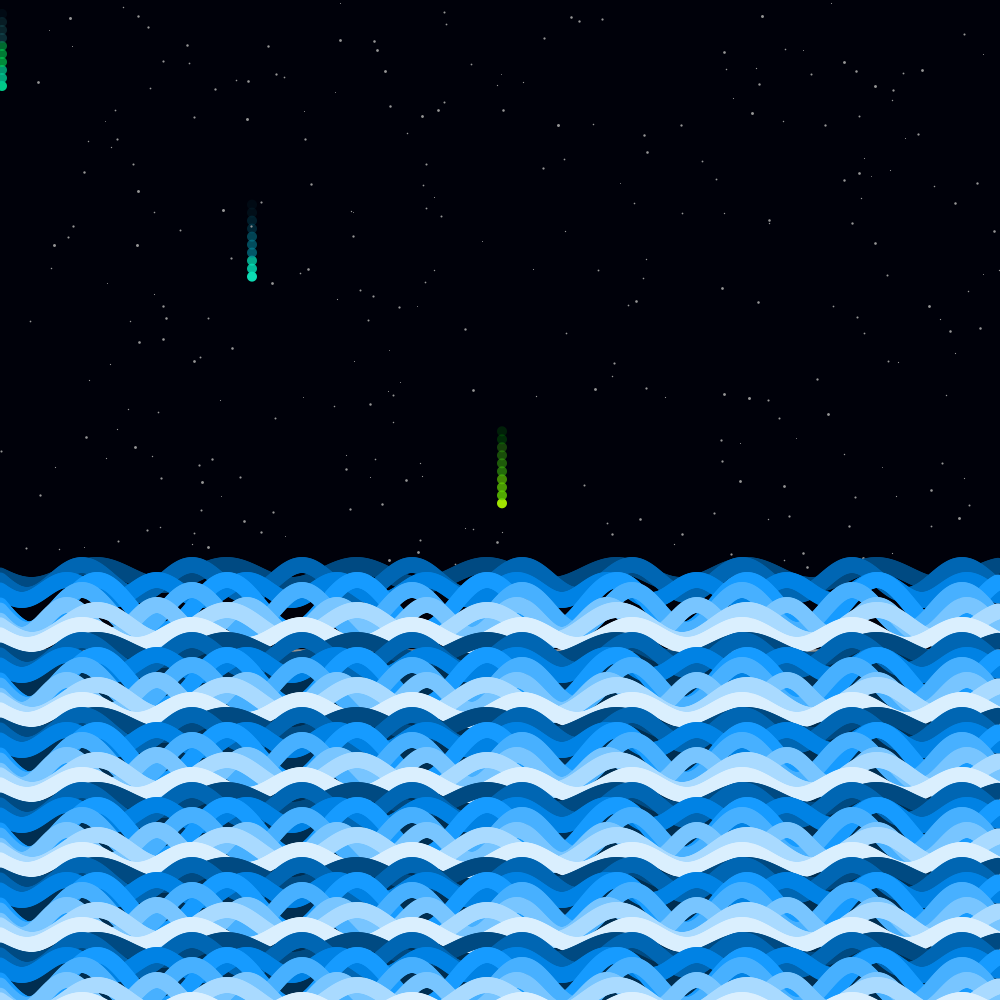
Frame 1 (no input)
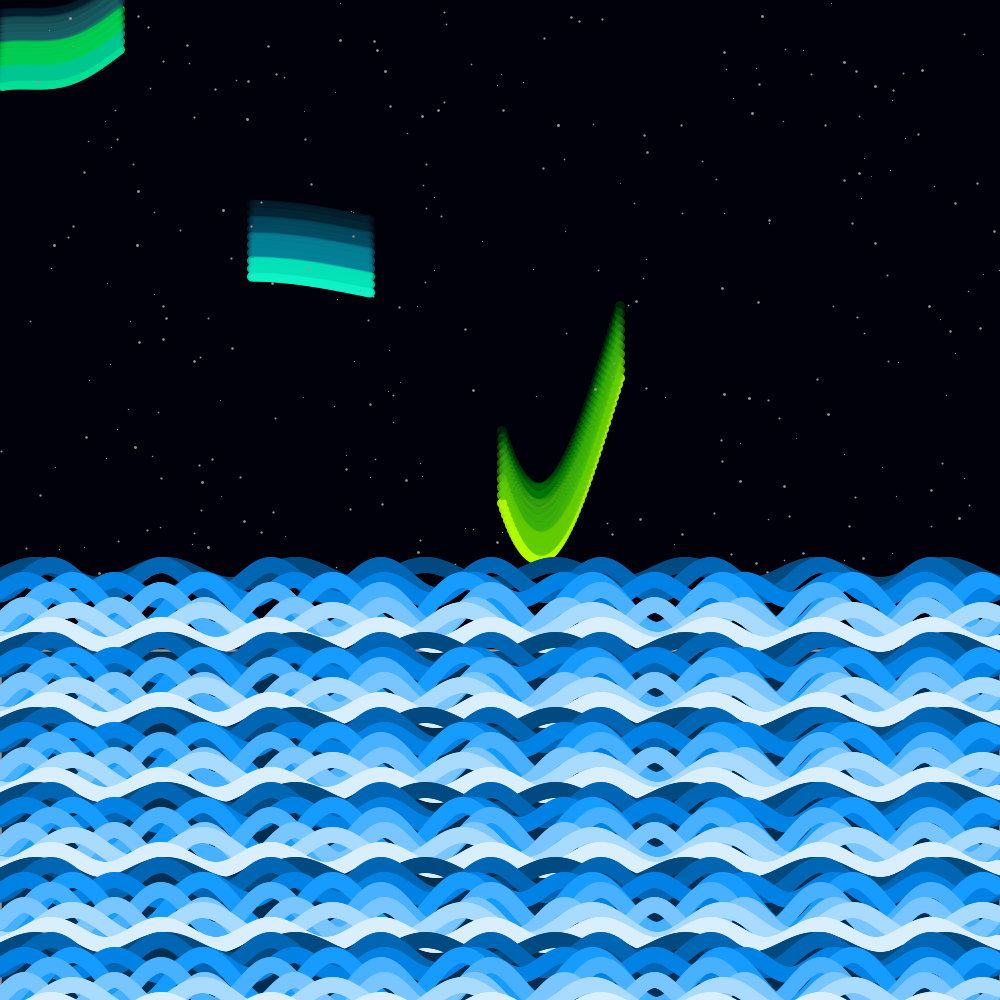
Frame 60 (the mouse pressed at the canvas centre just before this capture)
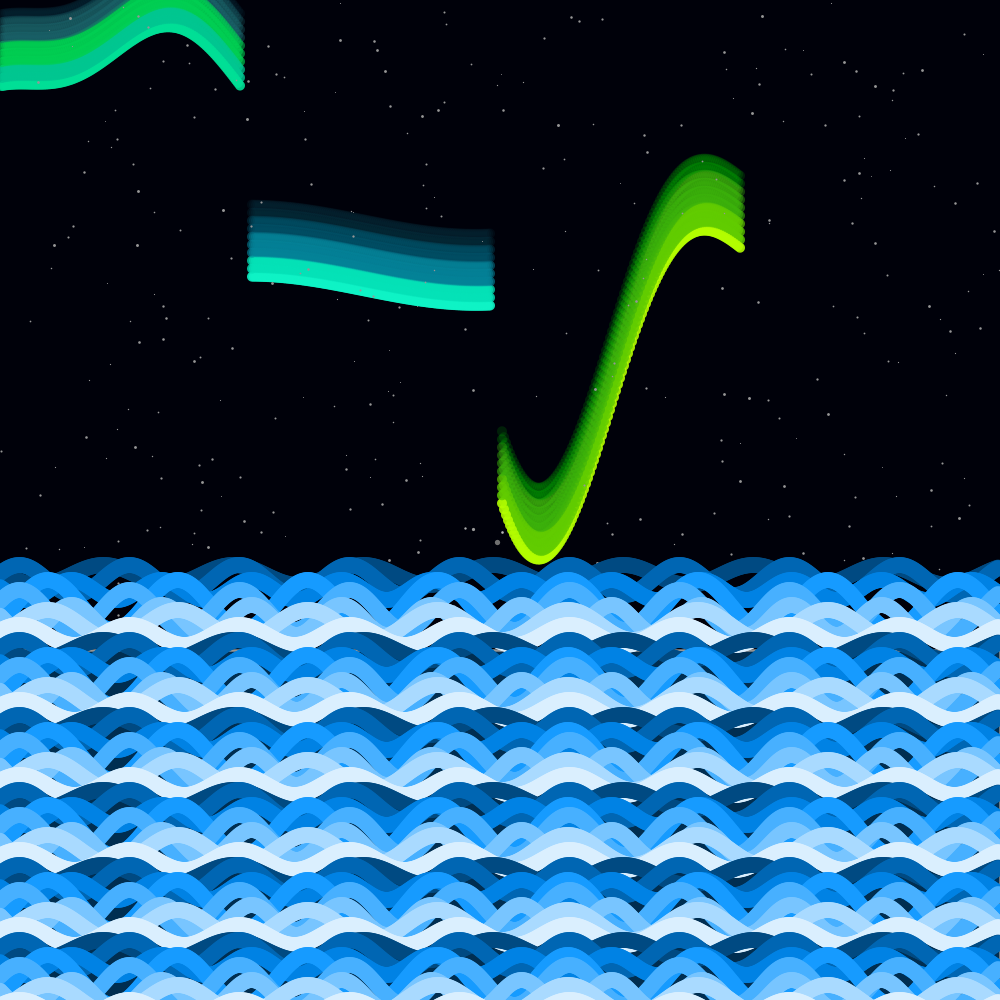
Frame 120 (the mouse held since frame 60 and released just before this capture)

The Processing sketch that drew these frames (run headless with seeded random() and noise(); from frame 60 on, the mouse is pressed at the canvas centre):

// Processing sketch: Hayley_Fehr
// ── Hayley_Fehr.pde
int numStars = 500;
Star[] stars = new Star[numStars];

float t = 0;
int stopFrame = 200;
ArrayList<Circle> circles = new ArrayList<Circle>();
ArrayList<Circle2> circles2 = new ArrayList<Circle2>();
ArrayList<Circle3> circles3 = new ArrayList<Circle3>();

// Wave class to encapsulate properties and behavior of a single wave
class Wave {
  float amplitude;
  float wavelength;
  float speed;
  float phase;
  color waveColor;
  float yOffset;

  Wave(float amplitude, float wavelength, float speed, color waveColor, float yOffset) {
    this.amplitude = amplitude;
    this.wavelength = wavelength;
    this.speed = speed;
    this.waveColor = waveColor;
    this.yOffset = yOffset;
    this.phase = 0;
  }

  void update() {
    phase += speed;
  }

  float computeY(float x) {
    return amplitude * sin(TWO_PI * x / wavelength + phase);
  }

  void display() {
    noStroke();
    fill(waveColor);
    for (float x = 0; x < width; x += 2) {
      float y = yOffset + computeY(x);
      ellipse(x, y, 16, 16);
    }
  }
}

ArrayList<Wave> waves;

void setup() {
  size(1000, 1000);
  waves = new ArrayList<Wave>();
  for (int i = 0; i < numStars; i++) {
    stars[i] = new Star();
  }

  for(int i = 1; i < 7; i++) {
    waves.add(new Wave(10, 130, 0.05, color(0,74,130), 500 + i*75));
    waves.add(new Wave(15, 110, 0.03, color(0,102,179), 505 + i*75)); 
    waves.add(new Wave(10, 90, 0.05, color(0,130,228), 515 + i*75));
    waves.add(new Wave(25, 130, 0.02, color(22,155,255), 530 + i*75)); 
    waves.add(new Wave(20, 110, 0.03, color(71,176,255), 535 + i*75));
    waves.add(new Wave(15, 90, 0.05, color(120,197,255), 545 + i*75));
    waves.add(new Wave(15, 130, 0.02, color(169,218,255), 550 + i*75));
    waves.add(new Wave(10, 110, 0.03, color(218,239,254), 560 + i*75));
  }

  background(0);
}

void draw() {
  background(266);
  translate(width / 2, height / 2);


  if (t % 1 == 0 && t < stopFrame) {
    circles.add(new Circle(0));
    circles2.add(new Circle2(-width / 2));
    circles3.add(new Circle3(width / -4));
  }
  
    for (Circle3 circle3 : circles3) {
    circle3.move();
    circle3.display();
  }

  for (Circle circle : circles) {
    circle.move();
    circle.display();
  }

  for (Circle2 circle2 : circles2) {
    circle2.move();
    circle2.display();
  }

  t += 1;

  translate(-width / 2, -height / 2);
  for (Star s : stars) {
    s.display();
  }

  fill(0,46,81);
  rect(0, 650, 1000, 500);
  
  for (Wave wave : waves) {
    wave.update();
    wave.display();
  }

}

class Star {
  float x, y;
  float brightness;
  float size;
  
  Star() {
    x = random(width);
    y = random(height);
    brightness = random(100, 255);
    size = random(1, 3);
  }
  
  void display() {
    float d = dist(mouseX, mouseY, x, y);
    if (d < 50) {
      stroke(brightness);
      strokeWeight(size * 2);
    } else {
      stroke(150);
      strokeWeight(size);
    }
    point(x, y);
  }
}

class Circle {
  float d, f;
  float speed = 2;

  Circle(float startX) {
    this.d = startX;
    this.f = getYPosition1(startX);
  }

  void move() {
    d += speed;
    f = getYPosition1(d);
  }

  void display() {
    noStroke();
    fill(179, 253, 0, 230);
    ellipse(d, f, 10, 10);
    fill(97, 204, 0, 210);
    ellipse(d, f - 8, 10, 10);
    fill(97, 204, 0, 190);
    ellipse(d, f - 16, 10, 10);
    fill(97, 204, 0, 170);
    ellipse(d, f - 24, 10, 10);
    fill(59, 178, 10, 150);
    ellipse(d, f - 32, 10, 10);
    fill(59, 178, 10, 130);
    ellipse(d, f - 40, 10, 10);
    fill(59, 178, 10, 110);
    ellipse(d, f - 48, 10, 10);
    fill(59, 178, 10, 90);
    ellipse(d, f - 56, 10, 10);
    fill(0, 154, 0, 70);
    ellipse(d, f - 64, 10, 10);
    fill(0, 154, 0, 50);
    ellipse(d, f - 72, 10, 10);
  }
}

class Circle2 {
  float d, f;
  float speed = 2;

  Circle2(float startX) {
    this.d = startX;
    this.f = getYPosition2(startX);
  }

  void move() {
    d += speed;
    f = getYPosition2(d);
  }

  void display() {
    noStroke();
    fill(0, 223, 150, 230);
    ellipse(d, f, 10, 10);
    fill(0, 198, 144, 210);
    ellipse(d, f - 8, 10, 10);
    fill(0, 198, 144, 190);
    ellipse(d, f - 16, 10, 10);
    fill(0, 207, 82, 170);
    ellipse(d, f - 24, 10, 10);
    fill(0, 207, 82, 150);
    ellipse(d, f - 32, 10, 10);
    fill(0, 207, 82, 130);
    ellipse(d, f - 40, 10, 10);
    fill(25, 100, 106, 110);
    ellipse(d, f - 48, 10, 10);
    fill(25, 100, 106, 90);
    ellipse(d, f - 56, 10, 10);
    fill(25, 100, 106, 70);
    ellipse(d, f - 64, 10, 10);
    fill(3, 46, 62, 50);
    ellipse(d, f - 72, 10, 10);
  }
}

class Circle3 {
  float d, f;
  float speed = 2;

  Circle3(float startX) {
    this.d = startX;
    this.f = getYPosition3(startX);
  }

  void move() {
    d += speed;
    f = getYPosition3(d);
  }

  void display() {
    noStroke();
    fill(14, 243, 197, 230);
    ellipse(d, f, 10, 10);
    fill(4, 226, 183, 210);
    ellipse(d, f - 8, 10, 10);
    fill(4, 226, 183, 190);
    ellipse(d, f - 16, 10, 10);
    fill(3, 130, 152, 170);
    ellipse(d, f - 24, 10, 10);
    fill(3, 130, 152, 150);
    ellipse(d, f - 32, 10, 10);
    fill(3, 130, 152, 130);
    ellipse(d, f - 40, 10, 10);
    fill(1, 82, 104, 110);
    ellipse(d, f - 48, 10, 10);
    fill(1, 82, 104, 90);
    ellipse(d, f - 56, 10, 10);
    fill(3, 46, 62, 70);
    ellipse(d, f - 64, 10, 10);
    fill(3, 46, 62, 50);
    ellipse(d, f - 72, 10, 10);
  }
}

float getYPosition1(float d) {
  return 230 * sin((1.0 / 70) * d) -6.5 * sin((1.0 / 840) * 8 * d) + cos((1.0 / 500) * 2 * d) + 196 * cos((1.0 / 250) * 5 * d) -200;
}

float getYPosition2(float d) {
  return 345 * sin((1.0 / 234) * d) + 23 * cos((1.0 / 34) * d) -110;
}

float getYPosition3(float d) {
  return 345*\sin((1.0/2474)*d-23)+23*\cos((1.0/86)*d)-510;
}
